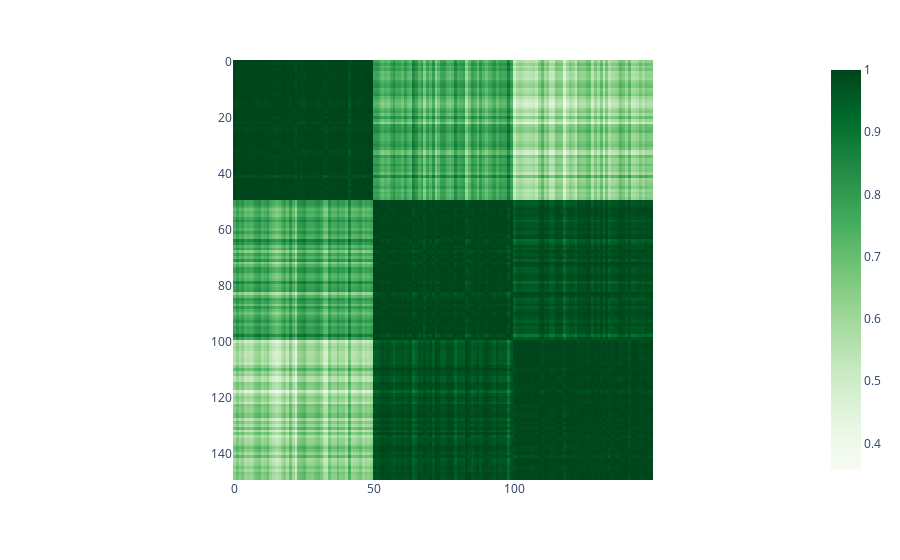

Write notebook code for a chart like this one.
### Code cell
plot = px.imshow(correlation_matrix, color_continuous_scale = "greens")
plot.show(config = {'scrollZoom': True})

### Figure 1 — Plotly figure (JSON) as saved in the notebook; plotly's stock layout.template omitted (floating-point values rounded to 4 significant figures; data arrays with more than 128 entries replaced by an {"elided": "..."} marker saying what was removed)
{"data": [{"coloraxis": "coloraxis", "hovertemplate": "x: %{x}<br>y: %{y}<br>color: %{z}<extra></extra>", "name": "0", "type": "heatmap", "xaxis": "x", "yaxis": "y", "z": {"elided": "150x150 float values"}}], "layout": {"coloraxis": {"colorscale": [[0, "rgb(247,252,245)"], [0.125, "rgb(229,245,224)"], [0.25, "rgb(199,233,192)"], [0.375, "rgb(161,217,155)"], [0.5, "rgb(116,196,118)"], [0.625, "rgb(65,171,93)"], [0.75, "rgb(35,139,69)"], [0.875, "rgb(0,109,44)"], [1, "rgb(0,68,27)"]]}, "margin": {"t": 60}, "xaxis": {"anchor": "y", "constrain": "domain", "domain": [0, 1], "scaleanchor": "y"}, "yaxis": {"anchor": "x", "autorange": "reversed", "constrain": "domain", "domain": [0, 1]}}}
